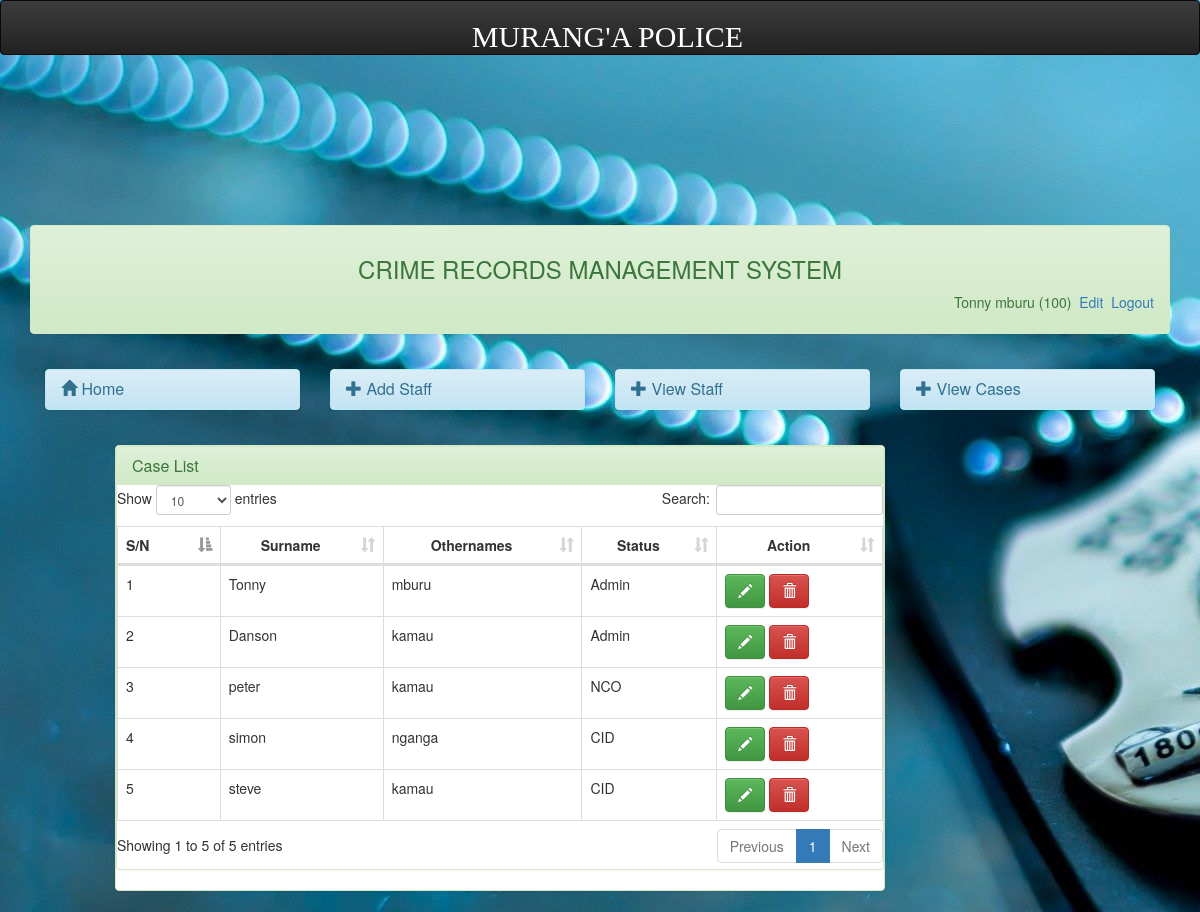
Screenshot of /admin/user.php (signed in) with the database file from the repository.
### tables this page shows
CREATE TABLE `userlogin` (
  `id` int(11) NOT NULL,
  `staffid` varchar(20) NOT NULL,
  `status` varchar(50) NOT NULL,
  `password` varchar(500) NOT NULL,
  `surname` varchar(50) NOT NULL,
  `othernames` varchar(50) NOT NULL,
  `image_path` varchar(500) DEFAULT NULL
);

### admin/session.php (called while the page is built, shortened)
<?php
$session_id=$_SESSION['staffid'];
?>

### admin/user.php (the view, shortened to what this page needs)
<?php
include('dbconnect.php');
include('header.php');
 ?>
<br></br>
<div class="container-fluid">
	<?php include('menubar.php');?>
	<div class="col-md-1"></div>
	<div class="col-md-8">
		<div class="panel panel-success">
			<div class="panel panel-success">
			 	<div class="panel-heading">
			 		<h3 class="panel-title">
			 			Case List
			 		</h3>
			 	</div>
<div id="trans-table">
<table id="myTable-trans" class="table table-bordered table-hover" cellspacing="0" width="100%">
	<thead>
	    <tr>
	        <th>S/N</th>
	        <th ><center>Surname</center></th>
	        <th><center>Othernames</center></th>
	        <th><center>Status</center></th>
	        <th><center>Action</center></th>
	    </tr>
	</thead>
    <tbody>
    	<?php
		$sn=0;
		$query=mysqli_query($dbcon,"select * from userlogin");
		while($row = mysqli_fetch_array($query)){
		$id = $row['staffid'];
		$sn++;
		?>
		<tr>
        <td><?php echo $sn;?></td>
		<td><?php echo $row['surname'];?></td>
		<td><?php echo $row['othernames']; ?></td>
		<td><?php echo $row['status']; ?></td>
		<td class="empty" width="">
			<button type="button" data-toggle="modal" data-target="#edit<?php echo $row['staffid'];?>" data-placement="left" title="Click to edit"   class="btn btn-success"><span class="glyphicon glyphicon-pencil" aria-hidden="true"></span></button>
		<button type="button" data-toggle="modal" data-target="#<?php echo $id;?>" data-placement="left"  class="btn btn-danger"><span class="glyphicon glyphicon-trash" aria-hidden="true"></span></button>
		</td>
		</tr>
	<?php } ?>
    </tbody>
</table>
</div>
</div>
	</div>
</div>
</body>
</html>

### admin/header.php (shortened to what this page needs)
 <!DOCTYPE html>
<html lang="">
  <head>
    <link rel="stylesheet" type="text/css" href="../assets/css/bootstrap.min.css">
    <link rel="stylesheet" type="text/css" href="../assets/css/bootstrap-theme.min.css">
    <link href="../assets/css/simple-sidebar.css" rel="stylesheet">
    <link href="../assets/css/dataTables.bootstrap.min.css" rel="stylesheet">
  </head>
<body background="bgimg.jpg">
<nav class="navbar navbar-inverse" style="background-color:darkslateblue;color: white; margin-bottom: 130px;">
  <div class="container-fluid">
    <a class="navbar-brand" href="#"> </a>
    <p style="text-align: center;color: #ffff;position: relative;top: 15px;font-size: 30px;font-family: Product Sans Medium;"> MURANG'A POLICE </p>
  </div>
</nav>

### admin/menubar.php
<div class="col-md-12">
	<div class="panel panel-success">
		<div class="panel-heading" style="padding-bottom: 40px;">
			<center><h3>CRIME RECORDS MANAGEMENT SYSTEM</h3></center>
					<?php
					include('session.php');
					include('dbconnect.php');
					$query= mysqli_query($dbcon,"select * from userlogin where staffid = '$session_id'")or die(mysqli_error());
					$row = mysqli_fetch_array($query);
					?>
                           <span class="pull-right">
                              <?php echo $row['surname']." ". $row['othernames']." (" .$row['staffid'].")";  ?>
                                 <a href="profile.php"><i class="icon-signout icon-large"></i>&nbsp;Edit</a>
                                  <a href="logout.php"><i class="icon-signout icon-large"></i>&nbsp;Logout</a>
                                 </span>
                   </div>
		</div>
		<div class="panel-body">
			<div class="row">
				<div class="col-md-3">
					<div class="panel panel-info">
						<div class="panel-heading">
							<h3 class="panel-title"> <a href="index.php">
								<span class="glyphicon glyphicon-home" aria-hidden="true"></span> Home</a>
						</div>
					</div>
				</div>
				<div class="col-md-3">
					<div class="panel panel-info">
						<div class="panel-heading">
							<h3 class="panel-title"> <a href="addstaff.php">
								<span class="glyphicon glyphicon-plus" aria-hidden="true"></span>
							Add Staff</a>
							</h3>
						</div>
					</div>
				</div>
				<div class="col-md-3">
					<div class="panel panel-info">
						<div class="panel-heading">
							<h3 class="panel-title"> <a href="user.php">
								<span class="glyphicon glyphicon-plus" aria-hidden="true"></span>
							View Staff</a>
							</h3>
						</div>
					</div>
				</div>
				<div class="col-md-3">
					<div class="panel panel-info">
						<div class="panel-heading">
							<h3 class="panel-title"> <a href="caseview.php">
								<span class="glyphicon glyphicon-plus" aria-hidden="true"></span>
							View Cases</a>
							</h3>
						</div>
					</div>
				</div>
			</div>
		</div>
	</div>
</div>

### assets/css/simple-sidebar.css (style rules this page uses)
body { overflow-x: hidden; }

### rows the page displays
userlogin: surname "Tonny", othernames "mburu", staffid "100", status "Admin"
userlogin: surname "Danson", othernames "kamau", status "Admin"
userlogin: surname "peter", othernames "kamau", status "NCO"
userlogin: surname "simon", othernames "nganga", status "CID"
userlogin: surname "steve", othernames "kamau", status "CID"
